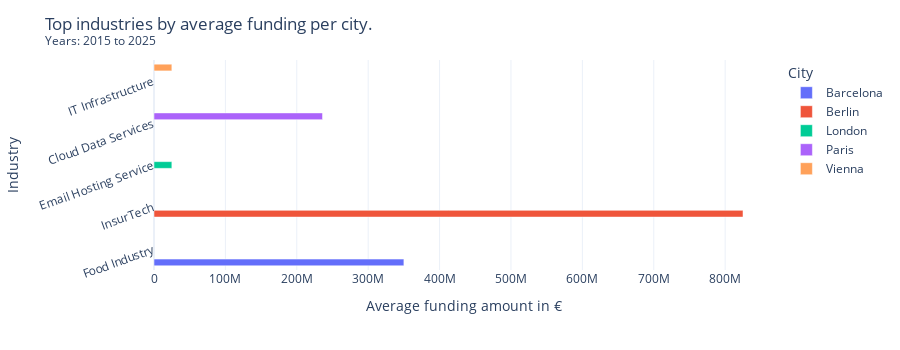

Source (notebook cell):
### Code cell
# Industry analysis
query_industry = """
SELECT city_name, industry_tag, avg_funding
FROM (
    SELECT 
        ci.city_name,
        it.industry_tag,
        SUM(c.funding_amount) AS avg_funding,
        ROW_NUMBER() OVER (PARTITION BY ci.city_name ORDER BY AVG(c.funding_amount) DESC) AS rn
    FROM company c
    JOIN company_industries ci2 ON c.id = ci2.company_id
    JOIN industry_tags it ON ci2.industry_id = it.industry_id
    JOIN city ci ON c.city_id = ci.city_id
    WHERE c.funding_amount IS NOT NULL and c.funding_amount <> 'NaN'
      AND ci.city_name IN ('Vienna', 'Berlin', 'London', 'Paris', 'Barcelona')
      AND c.start_year is not null 
      AND c.start_year > 2014
      AND c.start_year < 2025
    GROUP BY ci.city_name, it.industry_tag
) sub
WHERE rn <= 1
ORDER BY city_name, avg_funding DESC;

"""

df_industry = pd.read_sql(query_industry, conn)
df_top3_industries = df_industry.groupby('city_name').head(6)

fig = px.bar(
    df_top3_industries,
    y='industry_tag',          
    x='avg_funding',           
    color='city_name',
    barmode='group',
    orientation='h',           
    labels={'avg_funding':'Average funding amount in €', 'industry_tag':'Industry', 'city_name':'City'}
)

fig.update_layout(
    title={'text': 'Top industries by average funding per city.<br><sup>Years: 2015 to 2025</sup>'},
    template='plotly_white',
    height=350
)

fig.update_yaxes(tickangle=-20)

fig.show()

### Figure 1 — Plotly figure (JSON) as saved in the notebook; plotly's stock layout.template omitted (floating-point values rounded to 4 significant figures)
{"data": [{"alignmentgroup": "True", "hovertemplate": "City=Barcelona<br>Average funding amount in €=%{x}<br>Industry=%{y}<extra></extra>", "legendgroup": "Barcelona", "marker": {"color": "#636efa", "pattern": {"shape": ""}}, "name": "Barcelona", "offsetgroup": "Barcelona", "orientation": "h", "showlegend": true, "textposition": "auto", "type": "bar", "x": [350000000.0], "xaxis": "x", "y": ["Food Industry"], "yaxis": "y"}, {"alignmentgroup": "True", "hovertemplate": "City=Berlin<br>Average funding amount in €=%{x}<br>Industry=%{y}<extra></extra>", "legendgroup": "Berlin", "marker": {"color": "#EF553B", "pattern": {"shape": ""}}, "name": "Berlin", "offsetgroup": "Berlin", "orientation": "h", "showlegend": true, "textposition": "auto", "type": "bar", "x": [825000000.0], "xaxis": "x", "y": ["InsurTech"], "yaxis": "y"}, {"alignmentgroup": "True", "hovertemplate": "City=London<br>Average funding amount in €=%{x}<br>Industry=%{y}<extra></extra>", "legendgroup": "London", "marker": {"color": "#00cc96", "pattern": {"shape": ""}}, "name": "London", "offsetgroup": "London", "orientation": "h", "showlegend": true, "textposition": "auto", "type": "bar", "x": [25000000.0], "xaxis": "x", "y": ["Email Hosting Service"], "yaxis": "y"}, {"alignmentgroup": "True", "hovertemplate": "City=Paris<br>Average funding amount in €=%{x}<br>Industry=%{y}<extra></extra>", "legendgroup": "Paris", "marker": {"color": "#ab63fa", "pattern": {"shape": ""}}, "name": "Paris", "offsetgroup": "Paris", "orientation": "h", "showlegend": true, "textposition": "auto", "type": "bar", "x": [236000000.0], "xaxis": "x", "y": ["Cloud Data Services"], "yaxis": "y"}, {"alignmentgroup": "True", "hovertemplate": "City=Vienna<br>Average funding amount in €=%{x}<br>Industry=%{y}<extra></extra>", "legendgroup": "Vienna", "marker": {"color": "#FFA15A", "pattern": {"shape": ""}}, "name": "Vienna", "offsetgroup": "Vienna", "orientation": "h", "showlegend": true, "textposition": "auto", "type": "bar", "x": [25000000.0], "xaxis": "x", "y": ["IT Infrastructure"], "yaxis": "y"}], "layout": {"barmode": "group", "height": 350, "legend": {"title": {"text": "City"}, "tracegroupgap": 0}, "margin": {"t": 60}, "title": {"text": "Top industries by average funding per city.<br><sup>Years: 2015 to 2025</sup>"}, "xaxis": {"anchor": "y", "domain": [0, 1], "title": {"text": "Average funding amount in €"}}, "yaxis": {"anchor": "x", "domain": [0, 1], "tickangle": -20, "title": {"text": "Industry"}}}}
